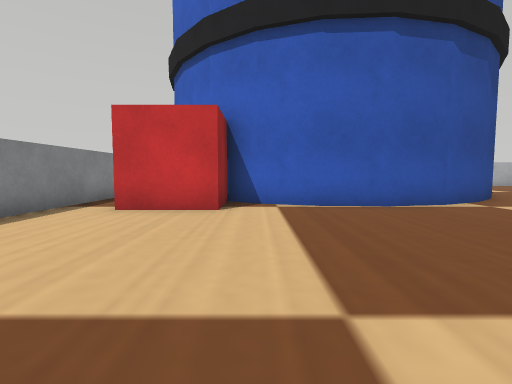
[1] (above)

16 first-person views from a walk through a Webots world. The camera is 0.04 m above the floor, tilts 4° down and sees 85° across. The floor is counted in squares, 0.05 m on a side. Each view is taken from the middle of a square. On the plan, view 1 faces up. The plan holds only what a view shows up to about 10 squares ahead; the rest is blank. The robots in the file are not drawn. Webots' stock objects and surfaces are drawn as simple stand-ins.

[2]
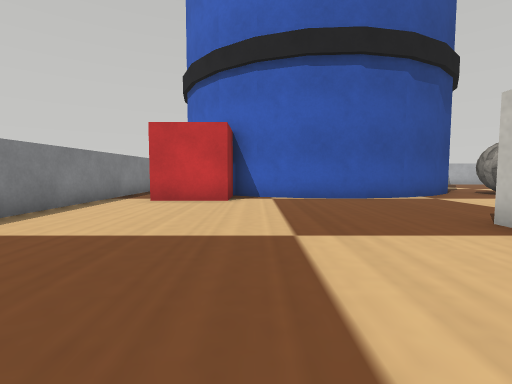

[3]
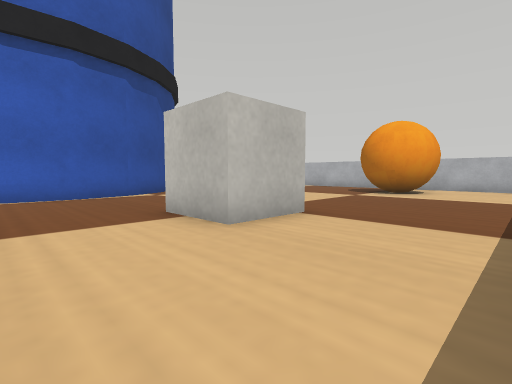

[4]
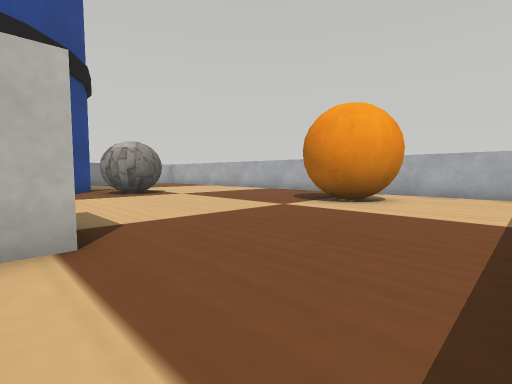

[5]
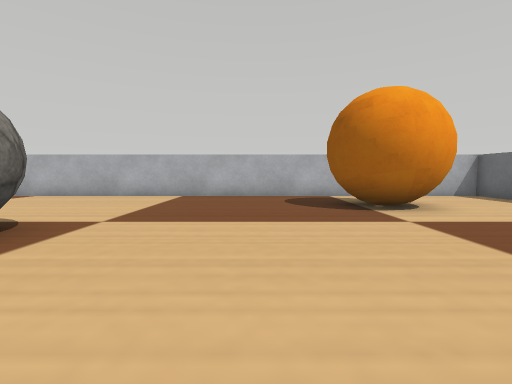

[6]
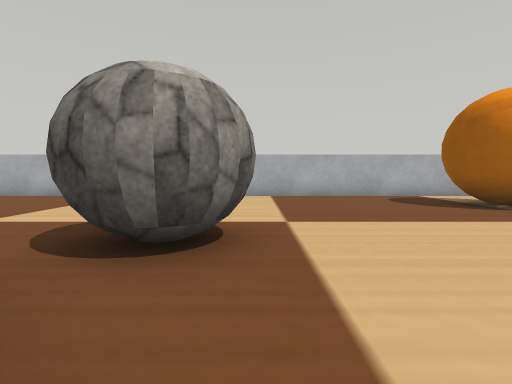

[7]
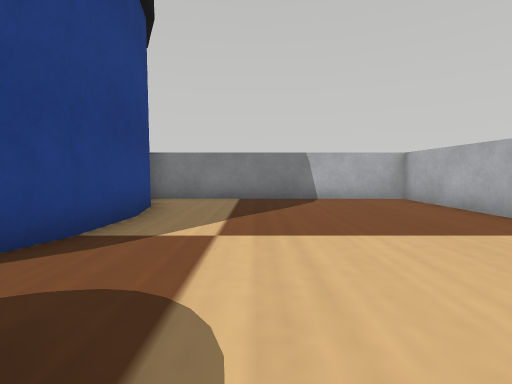

[8]
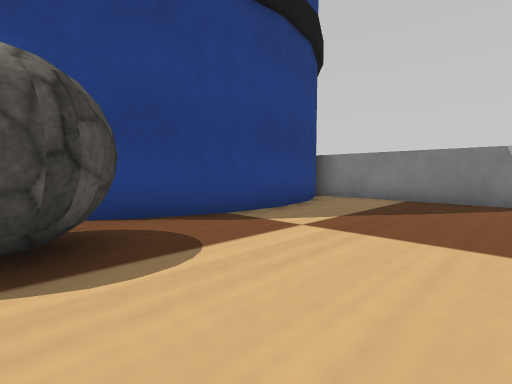

[9]
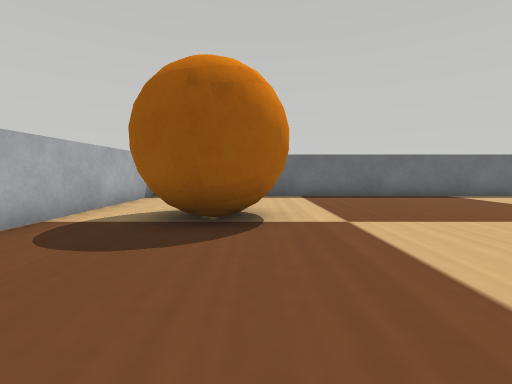

[10]
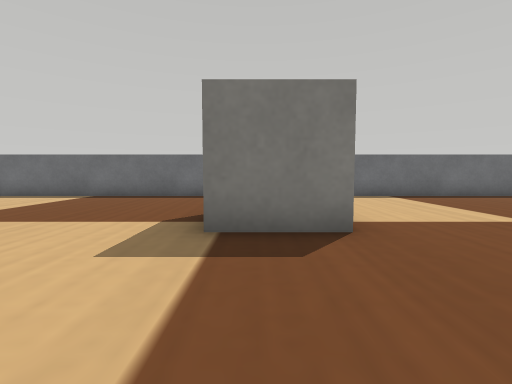

[11]
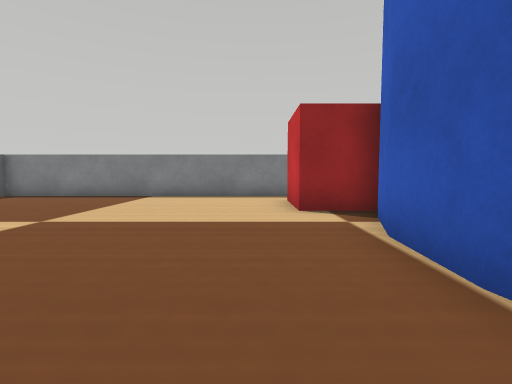

[12]
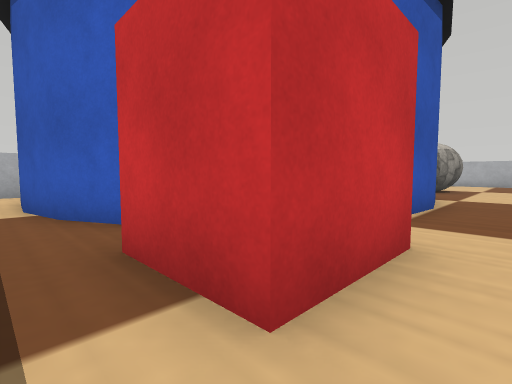

[13]
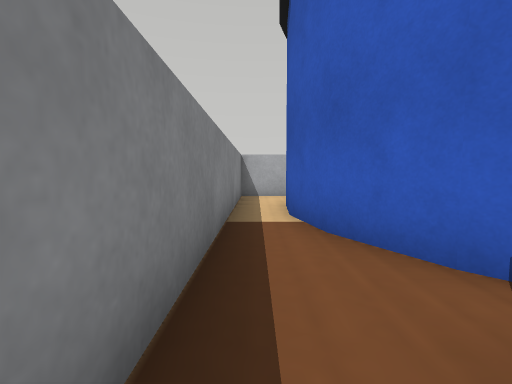

[14]
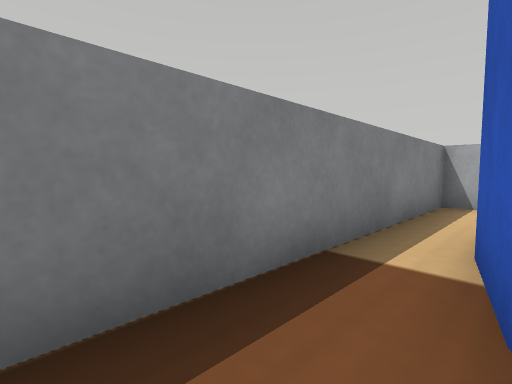

[15]
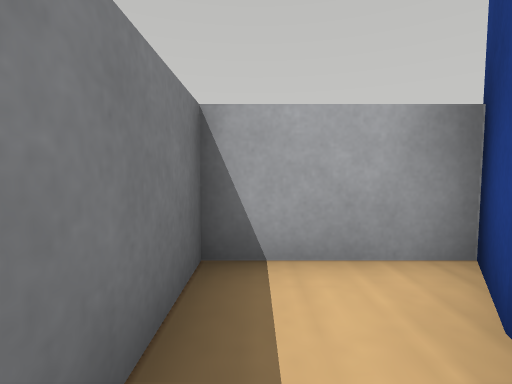

[16]
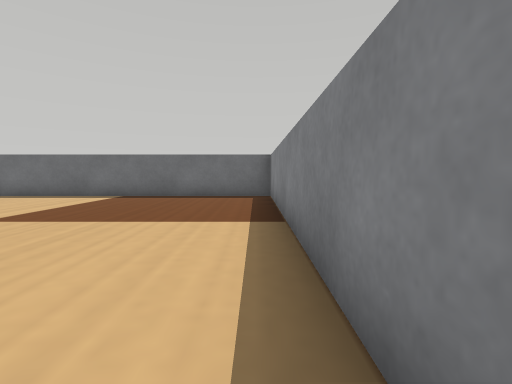

### Floor plan
Key: @ floor where view 1 was taken; # wall or solid block; . floor; B barrel; C plastic crate; R rock; A ball.
Columns run from 5 left of view 1 to 16 right of it. Each row starts with its distance up from view 1.
 17 ####        ##########
 16 #..B         B.......#
 15 #.B          B.......#
 14 #.B           B......#
 13 #.B           B......#
 12 #.B           B......#
 11 #.B          B.......#
 10 #.BB         B.......#
  9 #..B        BRRR.....#
  8 #.C CB     BBRRR.....#
  7 #.C CBBBBBB...RR.....#
  6 #.CCC................#
  5 #....................#
  4 #....................#
  3 #....................#
  2 #........###.....AAA.#
  1 #........###.....AAA.#
  0 #....@...##......AA .#
 -1 #....................#
 -2 #....................#
 -3 #....................#
 -4 ######################

Positions as (right, up) in squares from view 1, and headings:
1: (0, 0), facing up
2: (0, -2), facing up
3: (1, -3), facing up-right
4: (5, -3), facing up-right
5: (6, 4), facing right
6: (6, 7), facing right
7: (11, 8), facing up
8: (13, 8), facing up-left
9: (12, 6), facing down
10: (5, 6), facing down
11: (5, 5), facing left
12: (-4, 5), facing up-right
13: (-4, 7), facing up
14: (-3, 9), facing up-left
15: (-4, 14), facing up
16: (-4, 6), facing down
